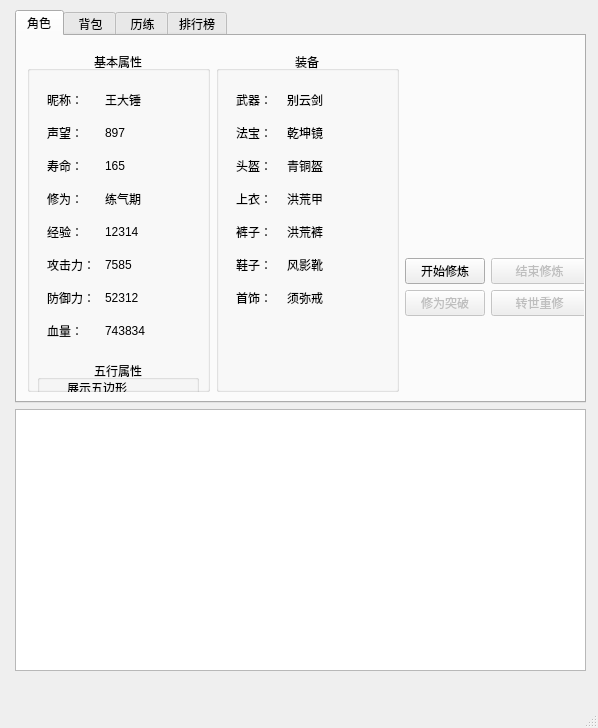
<?xml version="1.0" encoding="UTF-8"?>
<ui version="4.0">
 <class>MainUI</class>
 <widget class="QMainWindow" name="MainUI">
  <property name="geometry">
   <rect>
    <x>0</x>
    <y>0</y>
    <width>598</width>
    <height>728</height>
   </rect>
  </property>
  <property name="windowTitle">
   <string>MainUI</string>
  </property>
  <widget class="QWidget" name="centralwidget">
   <widget class="QWidget" name="layoutWidget">
    <property name="geometry">
     <rect>
      <x>10</x>
      <y>10</y>
      <width>581</width>
      <height>661</height>
     </rect>
    </property>
    <layout class="QVBoxLayout" name="outerLayout" stretch="6,4">
     <property name="leftMargin">
      <number>5</number>
     </property>
     <property name="rightMargin">
      <number>5</number>
     </property>
     <item>
      <widget class="QTabWidget" name="tabWidget">
       <property name="currentIndex">
        <number>0</number>
       </property>
       <widget class="QWidget" name="role_page">
        <attribute name="title">
         <string>角色</string>
        </attribute>
        <widget class="QWidget" name="horizontalLayoutWidget">
         <property name="geometry">
          <rect>
           <x>10</x>
           <y>10</y>
           <width>561</width>
           <height>351</height>
          </rect>
         </property>
         <layout class="QHBoxLayout" name="role_Layout" stretch="1,1,1">
          <property name="topMargin">
           <number>5</number>
          </property>
          <property name="bottomMargin">
           <number>5</number>
          </property>
          <item>
           <widget class="QGroupBox" name="bisic_Att_Box">
            <property name="title">
             <string>基本属性</string>
            </property>
            <property name="alignment">
             <set>Qt::AlignCenter</set>
            </property>
            <widget class="QWidget" name="layoutWidget">
             <property name="geometry">
              <rect>
               <x>0</x>
               <y>20</y>
               <width>182</width>
               <height>470</height>
              </rect>
             </property>
             <layout class="QVBoxLayout" name="bisic_Layout" stretch="3,2">
              <property name="spacing">
               <number>10</number>
              </property>
              <property name="leftMargin">
               <number>10</number>
              </property>
              <property name="topMargin">
               <number>10</number>
              </property>
              <property name="rightMargin">
               <number>10</number>
              </property>
              <property name="bottomMargin">
               <number>10</number>
              </property>
              <item>
               <layout class="QFormLayout" name="value_Layout">
                <property name="rowWrapPolicy">
                 <enum>QFormLayout::DontWrapRows</enum>
                </property>
                <property name="formAlignment">
                 <set>Qt::AlignLeading|Qt::AlignLeft|Qt::AlignTop</set>
                </property>
                <property name="horizontalSpacing">
                 <number>10</number>
                </property>
                <property name="verticalSpacing">
                 <number>15</number>
                </property>
                <property name="leftMargin">
                 <number>10</number>
                </property>
                <property name="topMargin">
                 <number>10</number>
                </property>
                <property name="rightMargin">
                 <number>10</number>
                </property>
                <property name="bottomMargin">
                 <number>10</number>
                </property>
                <item row="0" column="0">
                 <widget class="QLabel" name="label_25">
                  <property name="text">
                   <string>昵称：</string>
                  </property>
                 </widget>
                </item>
                <item row="0" column="1">
                 <widget class="QLabel" name="role_name">
                  <property name="text">
                   <string>王大锤</string>
                  </property>
                 </widget>
                </item>
                <item row="2" column="0">
                 <widget class="QLabel" name="label_27">
                  <property name="text">
                   <string>寿命：</string>
                  </property>
                 </widget>
                </item>
                <item row="2" column="1">
                 <widget class="QLabel" name="role_life">
                  <property name="text">
                   <string>165</string>
                  </property>
                 </widget>
                </item>
                <item row="3" column="0">
                 <widget class="QLabel" name="label_2">
                  <property name="text">
                   <string>修为：</string>
                  </property>
                 </widget>
                </item>
                <item row="3" column="1">
                 <widget class="QLabel" name="role_cultivation">
                  <property name="text">
                   <string>练气期</string>
                  </property>
                 </widget>
                </item>
                <item row="4" column="0">
                 <widget class="QLabel" name="label_4">
                  <property name="text">
                   <string>经验：</string>
                  </property>
                 </widget>
                </item>
                <item row="4" column="1">
                 <widget class="QLabel" name="role_exp">
                  <property name="text">
                   <string>12314</string>
                  </property>
                 </widget>
                </item>
                <item row="5" column="0">
                 <widget class="QLabel" name="label_7">
                  <property name="text">
                   <string>攻击力：</string>
                  </property>
                 </widget>
                </item>
                <item row="5" column="1">
                 <widget class="QLabel" name="role_agg">
                  <property name="text">
                   <string>7585</string>
                  </property>
                 </widget>
                </item>
                <item row="6" column="0">
                 <widget class="QLabel" name="label_8">
                  <property name="text">
                   <string>防御力：</string>
                  </property>
                 </widget>
                </item>
                <item row="6" column="1">
                 <widget class="QLabel" name="role_def">
                  <property name="text">
                   <string>52312</string>
                  </property>
                 </widget>
                </item>
                <item row="7" column="0">
                 <widget class="QLabel" name="label_12">
                  <property name="text">
                   <string>血量：</string>
                  </property>
                 </widget>
                </item>
                <item row="7" column="1">
                 <widget class="QLabel" name="role_hp">
                  <property name="text">
                   <string>743834</string>
                  </property>
                 </widget>
                </item>
                <item row="1" column="0">
                 <widget class="QLabel" name="label_28">
                  <property name="text">
                   <string>声望：</string>
                  </property>
                 </widget>
                </item>
                <item row="1" column="1">
                 <widget class="QLabel" name="role_prestige">
                  <property name="text">
                   <string>897</string>
                  </property>
                 </widget>
                </item>
               </layout>
              </item>
              <item>
               <widget class="QGroupBox" name="five_box">
                <property name="title">
                 <string>五行属性</string>
                </property>
                <property name="alignment">
                 <set>Qt::AlignCenter</set>
                </property>
                <widget class="QLabel" name="five_label">
                 <property name="geometry">
                  <rect>
                   <x>30</x>
                   <y>20</y>
                   <width>101</width>
                   <height>16</height>
                  </rect>
                 </property>
                 <property name="text">
                  <string>展示五边形</string>
                 </property>
                </widget>
               </widget>
              </item>
             </layout>
            </widget>
           </widget>
          </item>
          <item>
           <widget class="QGroupBox" name="equipment_Box">
            <property name="title">
             <string>装备</string>
            </property>
            <property name="alignment">
             <set>Qt::AlignCenter</set>
            </property>
            <widget class="QWidget" name="formLayoutWidget">
             <property name="geometry">
              <rect>
               <x>0</x>
               <y>30</y>
               <width>171</width>
               <height>281</height>
              </rect>
             </property>
             <layout class="QFormLayout" name="equipment_Layout">
              <property name="sizeConstraint">
               <enum>QLayout::SetDefaultConstraint</enum>
              </property>
              <property name="horizontalSpacing">
               <number>15</number>
              </property>
              <property name="verticalSpacing">
               <number>15</number>
              </property>
              <property name="leftMargin">
               <number>20</number>
              </property>
              <property name="topMargin">
               <number>10</number>
              </property>
              <property name="rightMargin">
               <number>10</number>
              </property>
              <property name="bottomMargin">
               <number>10</number>
              </property>
              <item row="2" column="0">
               <widget class="QLabel" name="label_6">
                <property name="text">
                 <string>头盔：</string>
                </property>
               </widget>
              </item>
              <item row="2" column="1">
               <widget class="QLabel" name="equip_helmet">
                <property name="text">
                 <string>青铜盔</string>
                </property>
               </widget>
              </item>
              <item row="3" column="0">
               <widget class="QLabel" name="label_18">
                <property name="text">
                 <string>上衣：</string>
                </property>
               </widget>
              </item>
              <item row="3" column="1">
               <widget class="QLabel" name="equip_clothing">
                <property name="text">
                 <string>洪荒甲</string>
                </property>
               </widget>
              </item>
              <item row="4" column="0">
               <widget class="QLabel" name="label_16">
                <property name="text">
                 <string>裤子：</string>
                </property>
               </widget>
              </item>
              <item row="4" column="1">
               <widget class="QLabel" name="equip_britches">
                <property name="text">
                 <string>洪荒裤</string>
                </property>
               </widget>
              </item>
              <item row="5" column="0">
               <widget class="QLabel" name="label_14">
                <property name="text">
                 <string>鞋子：</string>
                </property>
               </widget>
              </item>
              <item row="0" column="0">
               <widget class="QLabel" name="label_13">
                <property name="text">
                 <string>武器：</string>
                </property>
               </widget>
              </item>
              <item row="0" column="1">
               <widget class="QLabel" name="equip_weapon">
                <property name="text">
                 <string>别云剑</string>
                </property>
               </widget>
              </item>
              <item row="5" column="1">
               <widget class="QLabel" name="equip_shoe">
                <property name="text">
                 <string>风影靴</string>
                </property>
               </widget>
              </item>
              <item row="6" column="0">
               <widget class="QLabel" name="label">
                <property name="text">
                 <string>首饰：</string>
                </property>
               </widget>
              </item>
              <item row="6" column="1">
               <widget class="QLabel" name="equip_jewelry">
                <property name="text">
                 <string>须弥戒</string>
                </property>
               </widget>
              </item>
              <item row="1" column="0">
               <widget class="QLabel" name="label_23">
                <property name="text">
                 <string>法宝：</string>
                </property>
               </widget>
              </item>
              <item row="1" column="1">
               <widget class="QLabel" name="equip_magic">
                <property name="text">
                 <string>乾坤镜</string>
                </property>
               </widget>
              </item>
             </layout>
            </widget>
           </widget>
          </item>
          <item>
           <layout class="QVBoxLayout" name="roleLogoLayout" stretch="3,2">
            <item>
             <widget class="QLabel" name="characters">
              <property name="styleSheet">
               <string notr="true">image: url(:/res/user.png);</string>
              </property>
              <property name="text">
               <string/>
              </property>
             </widget>
            </item>
            <item>
             <layout class="QFormLayout" name="formLayout">
              <item row="0" column="0">
               <widget class="QPushButton" name="star_but">
                <property name="focusPolicy">
                 <enum>Qt::NoFocus</enum>
                </property>
                <property name="text">
                 <string>开始修炼</string>
                </property>
               </widget>
              </item>
              <item row="0" column="1">
               <widget class="QPushButton" name="end_but">
                <property name="enabled">
                 <bool>false</bool>
                </property>
                <property name="focusPolicy">
                 <enum>Qt::NoFocus</enum>
                </property>
                <property name="text">
                 <string>结束修炼</string>
                </property>
               </widget>
              </item>
              <item row="1" column="0">
               <widget class="QPushButton" name="cultiva_up_but">
                <property name="enabled">
                 <bool>false</bool>
                </property>
                <property name="focusPolicy">
                 <enum>Qt::NoFocus</enum>
                </property>
                <property name="text">
                 <string>修为突破</string>
                </property>
               </widget>
              </item>
              <item row="1" column="1">
               <widget class="QPushButton" name="cultiva_rest_but">
                <property name="enabled">
                 <bool>false</bool>
                </property>
                <property name="focusPolicy">
                 <enum>Qt::NoFocus</enum>
                </property>
                <property name="text">
                 <string>转世重修</string>
                </property>
               </widget>
              </item>
             </layout>
            </item>
           </layout>
          </item>
         </layout>
        </widget>
       </widget>
       <widget class="QWidget" name="tab_2">
        <attribute name="title">
         <string> 背包</string>
        </attribute>
       </widget>
       <widget class="QWidget" name="tab">
        <attribute name="title">
         <string> 历练</string>
        </attribute>
       </widget>
       <widget class="QWidget" name="tab_3">
        <attribute name="title">
         <string>排行榜</string>
        </attribute>
       </widget>
      </widget>
     </item>
     <item>
      <widget class="QListWidget" name="listWidget">
       <property name="wordWrap">
        <bool>true</bool>
       </property>
      </widget>
     </item>
    </layout>
   </widget>
  </widget>
  <widget class="QMenuBar" name="menubar">
   <property name="geometry">
    <rect>
     <x>0</x>
     <y>0</y>
     <width>598</width>
     <height>26</height>
    </rect>
   </property>
  </widget>
  <widget class="QStatusBar" name="statusbar"/>
 </widget>
 <resources/>
 <connections/>
</ui>
